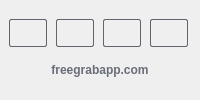
              <widget class="QWidget" name="wgtSocial" native="true">
               <property name="sizePolicy">
                <sizepolicy hsizetype="Minimum" vsizetype="Maximum">
                 <horstretch>0</horstretch>
                 <verstretch>0</verstretch>
                </sizepolicy>
               </property>
               <property name="minimumSize">
                <size>
                 <width>0</width>
                 <height>0</height>
                </size>
               </property>
               <property name="layoutDirection">
                <enum>Qt::LeftToRight</enum>
               </property>
               <property name="styleSheet">
                <string notr="true"/>
               </property>
               <layout class="QVBoxLayout" name="verticalLayout_5">
                <property name="spacing">
                 <number>0</number>
                </property>
                <property name="leftMargin">
                 <number>0</number>
                </property>
                <property name="topMargin">
                 <number>9</number>
                </property>
                <property name="rightMargin">
                 <number>0</number>
                </property>
                <property name="bottomMargin">
                 <number>13</number>
                </property>
                <item>
                 <widget class="QWidget" name="wgtSocialBtns" native="true">
                  <property name="sizePolicy">
                   <sizepolicy hsizetype="Minimum" vsizetype="Maximum">
                    <horstretch>0</horstretch>
                    <verstretch>0</verstretch>
                   </sizepolicy>
                  </property>
                  <property name="maximumSize">
                   <size>
                    <width>16777215</width>
                    <height>16777215</height>
                   </size>
                  </property>
                  <property name="styleSheet">
                   <string notr="true"/>
                  </property>
                  <layout class="QHBoxLayout" name="horizontalLayout_9">
                   <property name="spacing">
                    <number>0</number>
                   </property>
                   <property name="leftMargin">
                    <number>0</number>
                   </property>
                   <property name="topMargin">
                    <number>0</number>
                   </property>
                   <property name="rightMargin">
                    <number>0</number>
                   </property>
                   <property name="bottomMargin">
                    <number>6</number>
                   </property>
                   <item>
                    <widget class="QPushButton" name="btnYouTube">
                     <property name="sizePolicy">
                      <sizepolicy hsizetype="Maximum" vsizetype="Maximum">
                       <horstretch>0</horstretch>
                       <verstretch>0</verstretch>
                      </sizepolicy>
                     </property>
                     <property name="cursor">
                      <cursorShape>PointingHandCursor</cursorShape>
                     </property>
                     <property name="styleSheet">
                      <string notr="true">QPushButton
{
    color: white;
    padding: 6 2 6 2;
    border: 1px solid #60646D;
    border-radius: 2px;
    image: url(:/img/social_yt_small.png);
 }

QPushButton:hover
{
    background-color: #E70F0F;
    border-color: #E70F0F;
}

QPushButton:pressed
{
    background-color: #AD0C0C;
    border-color: #AD0C0C;
}
</string>
                     </property>
                     <property name="text">
                      <string notr="true"/>
                     </property>
                     <property name="flat">
                      <bool>true</bool>
                     </property>
                    </widget>
                   </item>
                   <item>
                    <widget class="QPushButton" name="btnFacebook">
                     <property name="sizePolicy">
                      <sizepolicy hsizetype="Maximum" vsizetype="Maximum">
                       <horstretch>0</horstretch>
                       <verstretch>0</verstretch>
                      </sizepolicy>
                     </property>
                     <property name="minimumSize">
                      <size>
                       <width>0</width>
                       <height>0</height>
                      </size>
                     </property>
                     <property name="cursor">
                      <cursorShape>PointingHandCursor</cursorShape>
                     </property>
                     <property name="styleSheet">
                      <string notr="true">QPushButton {
    color: white;
    padding: 6 2 6 2;
    border: 1px solid #60646D;
    border-radius: 2px;
    image: url(:/img/social_fb_small.png);
 }

QPushButton:hover {
    background-color: #4064AC;
    border-color: #4064AC;
}

QPushButton:pressed {
    background-color: #334F87;
    border-color: #334F87;
}
</string>
                     </property>
                     <property name="text">
                      <string/>
                     </property>
                     <property name="flat">
                      <bool>true</bool>
                     </property>
                    </widget>
                   </item>
                   <item>
                    <widget class="QPushButton" name="btnReddit">
                     <property name="sizePolicy">
                      <sizepolicy hsizetype="Maximum" vsizetype="Maximum">
                       <horstretch>0</horstretch>
                       <verstretch>0</verstretch>
                      </sizepolicy>
                     </property>
                     <property name="cursor">
                      <cursorShape>PointingHandCursor</cursorShape>
                     </property>
                     <property name="styleSheet">
                      <string notr="true">QPushButton
{
    color: white;
    padding: 6 2 6 2;
    border: 1px solid #60646D;
    border-radius: 2px;
    image: url(:/img/social_reddit_small.png);
 }

QPushButton:hover
{
    background-color: #FF4500;
    border-color: #FF4500;
}

QPushButton:pressed
{
    background-color: #E03800;
    border-color: #E03800;
}
</string>
                     </property>
                     <property name="text">
                      <string/>
                     </property>
                     <property name="flat">
                      <bool>true</bool>
                     </property>
                    </widget>
                   </item>
                   <item>
                    <widget class="QPushButton" name="btnTwitter">
                     <property name="sizePolicy">
                      <sizepolicy hsizetype="Maximum" vsizetype="Maximum">
                       <horstretch>0</horstretch>
                       <verstretch>0</verstretch>
                      </sizepolicy>
                     </property>
                     <property name="cursor">
                      <cursorShape>PointingHandCursor</cursorShape>
                     </property>
                     <property name="styleSheet">
                      <string notr="true">QPushButton
{
    color: white;
    padding: 6 2 6 2;
    border: 1px solid #60646D;
    border-radius: 2px;
    image: url(:/img/social_tw_small.png);
 }

QPushButton:hover
{
    background-color: #1C9CEB;
    border-color: #1C9CEB;
}

QPushButton:pressed
{
    background-color: #1471A8;
    border-color: #1471A8;
}
</string>
                     </property>
                     <property name="text">
                      <string/>
                     </property>
                     <property name="flat">
                      <bool>true</bool>
                     </property>
                    </widget>
                   </item>
                  </layout>
                 </widget>
                </item>
                <item alignment="Qt::AlignHCenter">
                 <widget class="QPushButton" name="btnFGA">
                  <property name="sizePolicy">
                   <sizepolicy hsizetype="Maximum" vsizetype="Maximum">
                    <horstretch>0</horstretch>
                    <verstretch>0</verstretch>
                   </sizepolicy>
                  </property>
                  <property name="cursor">
                   <cursorShape>PointingHandCursor</cursorShape>
                  </property>
                  <property name="styleSheet">
                   <string notr="true">#btnFGA {
    border: none;
    font: normal 8pt &quot;Yu Gothic UI Semibold&quot;;
    font-weight: bold;
    color: #696D78;
}

#btnFGA:hover {
    color: #888D99;
    /*text-decoration: underline;*/
}
</string>
                  </property>
                  <property name="text">
                   <string notr="true">freegrabapp.com</string>
                  </property>
                 </widget>
                </item>
               </layout>
              </widget>
